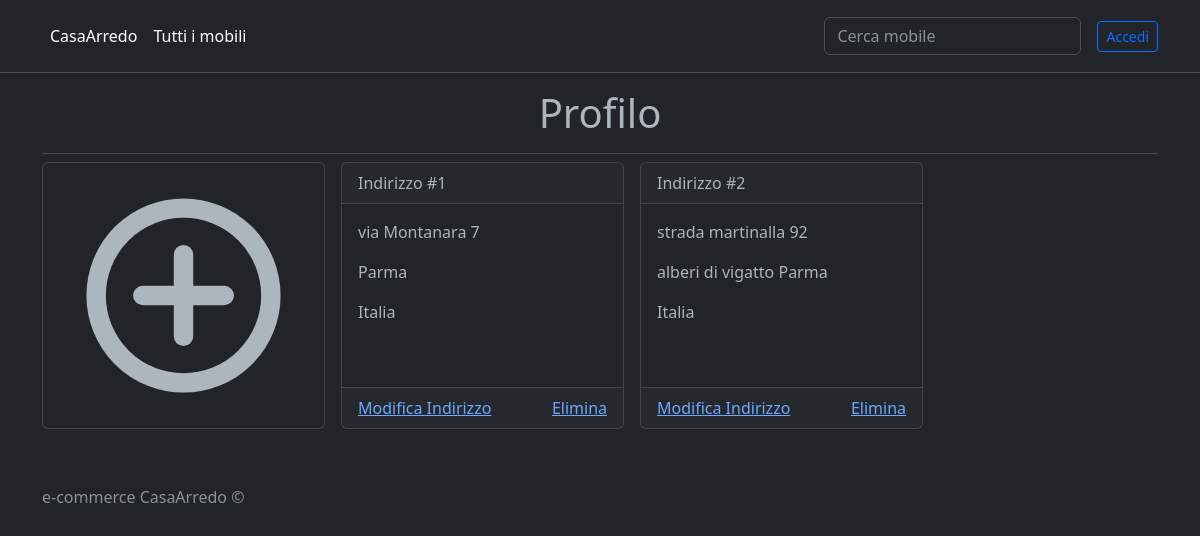
/src/view/profilo.php (signed in), run on the app's committed database.
### tables this page shows
CREATE TABLE IF NOT EXISTS `indirizzi` (
  `id` int(11) NOT NULL AUTO_INCREMENT,
  `via` varchar(50) NOT NULL,
  `citta` varchar(50) NOT NULL,
  `stato` varchar(50) NOT NULL,
  `id_utente` int(11) NOT NULL,
  PRIMARY KEY (`id`),
  KEY `id_utente` (`id_utente`),
  CONSTRAINT `indirizzi_ibfk_1` FOREIGN KEY (`id_utente`) REFERENCES `utente` (`id`)
);

### src/model/letturaDB/letturaDB.php (called while the page is built, shortened)
<?php
include $_SERVER["DOCUMENT_ROOT"] . '/PHP/e-commerce_mobili/src/model/connessione.php';
include $_SERVER["DOCUMENT_ROOT"] . '/PHP/e-commerce_mobili/src/model/collections/classeUtenteCollection.php';
$conn = new mysqli($hostname, $username, $password, $dbname);
function getIndirizzi($id_utente){
    global $conn;
    $indirizzi = new IndirizzoCollection();
    $query = "SELECT * FROM indirizzi WHERE id_utente = $id_utente";
    $risultato = $conn->query($query);
    if ($risultato->num_rows > 0) {
        while ($indirizzo = $risultato->fetch_assoc()) {
            $indirizzi->aggiungiIndirizzi(new Indirizzo($indirizzo["id"], $indirizzo["via"], $indirizzo["citta"], $indirizzo["stato"], $id_utente));
        }
    }
    return $indirizzi;
}
?>

### src/controller/letturaDati.php (called while the page is built, shortened)
<?php
    include $_SERVER["DOCUMENT_ROOT"] . "/PHP/e-commerce_mobili/src/model/letturaDB/letturaDB.php";
    function selezionaIndirizzi($id){
        return getIndirizzi($id)->getIndirizzi();
    }
?>

### src/model/collections/classeUtenteCollection.php (called while the page is built, shortened)
<?php
    include $_SERVER["DOCUMENT_ROOT"] . '/PHP/e-commerce_mobili/src/model/classi/classeUtente.php';
    class IndirizzoCollection{
        private $indirizzi = [];
        public function aggiungiIndirizzi(Indirizzo $indirizzo){
            $this->indirizzi[] = $indirizzo;
        }
        public function getIndirizzi(){
            return $this->indirizzi;
        }
    }
?>

### src/model/classi/classeUtente.php (called while the page is built, shortened)
<?php
class Indirizzo
{
    public $id;
    public $via;
    public $citta;
    public $stato;
    public function __construct($id, $via, $citta, $stato, $id_utente)
    {
        $this->id = $id;
        $this->via = $via;
        $this->citta = $citta;
        $this->stato = $stato;
    }
    public function getId()
    {
        return $this->id;
    }
    public function getVia()
    {
        return $this->via;
    }
    public function getCitta()
    {
        return $this->citta;
    }
    public function getStato()
    {
        return $this->stato;
    }
}

### src/view/profilo.php (the view, shortened to what this page needs)
<?php
    include '../controller/letturaDati.php';
?>
<!DOCTYPE html>
<html lang="en" data-bs-theme="dark">
    <head>
        <link href="https://cdn.jsdelivr.net/npm/bootstrap@5.3.2/dist/css/bootstrap.min.css" rel="stylesheet">
        <link href="https://getbootstrap.com/docs/5.3/assets/css/docs.css" rel="stylesheet" />
        <link rel="stylesheet" href="https://cdnjs.cloudflare.com/ajax/libs/twitter-bootstrap/5.3.0/css/bootstrap.min.css">
        <link rel="stylesheet" href="https://cdn.datatables.net/1.13.7/css/dataTables.bootstrap5.min.css">
    </head>
    <body>
        <header class="p-3 mb-3 border-bottom">
            <div class="container">
                <div class="d-flex flex-wrap align-items-center justify-content-center justify-content-lg-start">
                    <ul class="nav col-12 col-lg-auto me-lg-auto mb-2 justify-content-center mb-md-0">
                        <li><a href="./index.php" class="nav-link px-2 link-body-emphasis">CasaArredo</a></li>
                        <li><a href="./visualizzaPerCategoria.php" class="nav-link px-2 link-body-emphasis">Tutti i mobili</a></li>
                    </ul>
                    <form class="col-12 col-lg-auto mb-3 mb-lg-0 me-lg-3" role="search">
                        <input type="search" class="form-control" placeholder="Cerca mobile" aria-label="Search">
                    </form>
                    <div class="dropdown text-end">
                        <?php
                            if(isset($_SESSION["RUOLO"])){
                                $nome = $_SESSION["NOME_COGNOME"];
                                echo    "<a href='#' class='d-block link-body-emphasis text-decoration-none dropdown-toggle' data-bs-toggle='dropdown' aria-expanded='false'>
                                            <img src='../immagini/user_image/user.jpg' alt='mdo' width='32' height='32' class='rounded-circle'>
                                            $nome
                                        </a>";
                                echo    "<ul class='dropdown-menu text-small'>
                                            <li><a class='dropdown-item' href='./visualizzaCarrello.php'>Carrello</a></li>
                                            <li><a class='dropdown-item' href='./visualizzaOrdini.php'>Ordini</a></li>
                                            <li><a class='dropdown-item' href='./profilo.php'>Profilo</a></li>";
                                if($_SESSION["RUOLO"] === "ADMIN"){
                                    echo "<li><hr class='dropdown-divider'></li>";
                                    echo "<li><a class='dropdown-item' href='./admin.php'>Sezione amministratore</a></li>";
                                }
                                echo        "<li><hr class='dropdown-divider'></li>
                                            <li><a class='dropdown-item' href='../controller/logout.php'>Esci</a></li>
                                        </ul>";
                            }else{
                                echo "<a href='./login.html'><button type='button' class='btn btn-sm btn-outline-primary'>Accedi</button></a>";
                            }
                        ?>
                    </div>
                </div>
            </div>
        </header>
        <main>
            <form action="../controller/gestioneProfilo.php" method="post">
                <div class="container marketing">
                    <div style="text-align: center"><h1>Profilo</h1></div>
                    <hr class='featurette-divider'>
                    <div class="row row-cols-1 row-cols-sm-2 row-cols-md-4 g-3">
                        <div class="card m-2">
                            <div class="card-body">
                                <a data-bs-toggle='modal' data-bs-target='#exampleModal'>
                                    <svg class="w-6 h-6 text-gray-800 dark:text-white" aria-hidden="true" xmlns="http://www.w3.org/2000/svg" fill="none" viewBox="0 0 24 24">
                                        <path stroke="currentColor" stroke-linecap="round" stroke-linejoin="round" stroke-width="2" d="M12 7.8v8.4M7.8 12h8.4m4.8 0a9 9 0 1 1-18 0 9 9 0 0 1 18 0Z"/>
                                    </svg>
                                </a>
                            </div>
                        </div>
                        <?php
                            $id_utente = $_SESSION["ID_UTENTE"];
                            $indirizzi = selezionaIndirizzi($id_utente);
                            for ($i=0; $i < count($indirizzi); $i++) {
                                $id_indirizzo =  $indirizzi[$i]->getId();
                                $via = $indirizzi[$i]->getVia();
                                $citta = $indirizzi[$i]->getCitta();
                                $stato = $indirizzi[$i]->getStato();
                                echo    "<div class='card m-2 p-0'>
                                            <div class='card-header'>
                                                <span>Indirizzo #$id_indirizzo</span>
                                            </div>
                                            <div class='card-body'>
                                                <p>$via</p>
                                                <p>$citta</p>
                                                <p>$stato</p>
                                            </div>
                                            <div class='card-footer' style='display: flex; justify-content:space-between;'>
                                                <a href=''>Modifica Indirizzo</a>
                                                <a href=''>Elimina</a>
                                            </div>
                                        </div>";
                            }
                        ?>
                    </div>
                </div>
            </form>
        </main>
        <footer class="text-body-secondary py-5">
            <div class="container">
                <p class="mb-1">e-commerce CasaArredo &copy;</p>
            </div>
        </footer>
    </body>
</html>

### data on the page
indirizzi: id "1", via "via Montanara 7", citta "Parma", stato "Italia"
indirizzi: id "2", via "strada martinalla 92", citta "alberi di vigatto Parma", stato "Italia"
